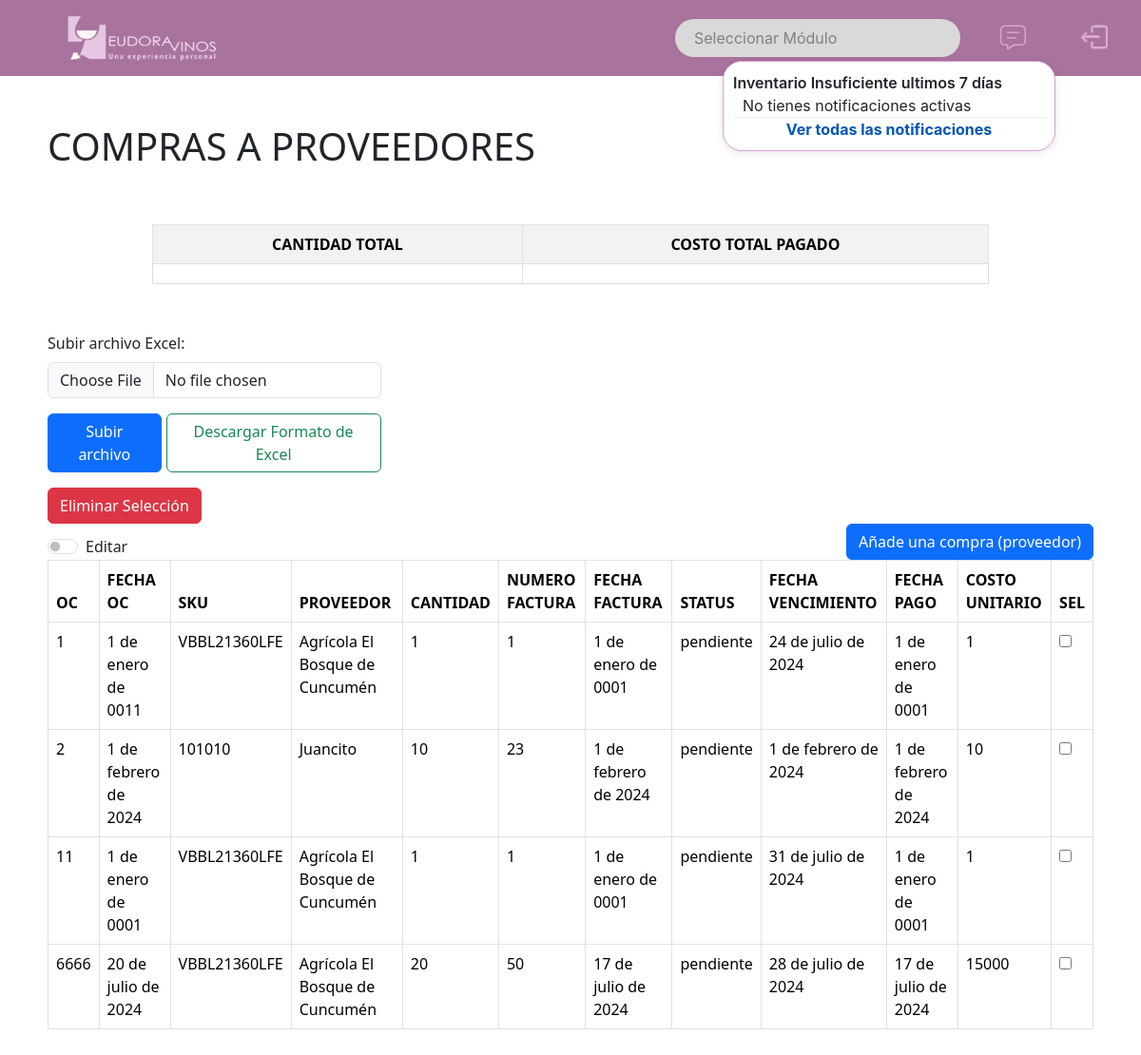
The app's page /compra_proveedor/ (signed in), older data.
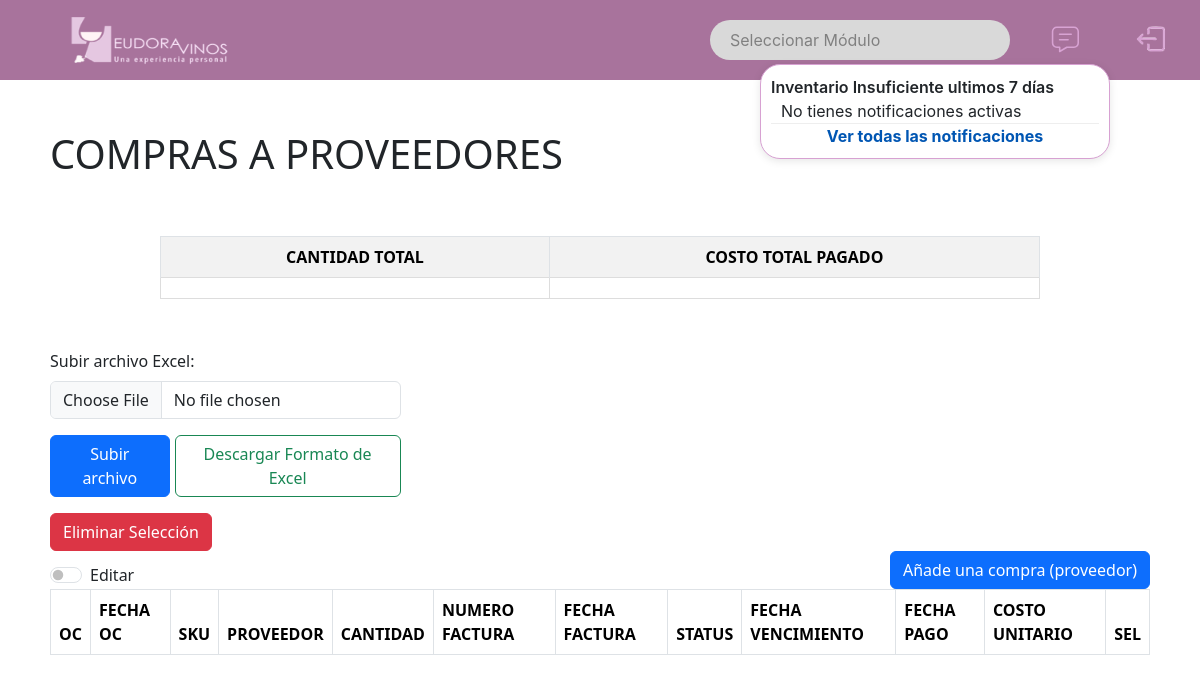
The same page, newer data.
### website/models.py (models this page shows, shortened)
class Compra_proveedores(models.Model):
    OC = models.IntegerField(primary_key=True, unique=True)
    nombre_prov = models.ForeignKey(Proveedores, on_delete=models.CASCADE) #foreign
    fecha_oc = models.DateField()
    SKU = models.ForeignKey(Producto, on_delete=models.CASCADE) #foreign
    cantidad = models.IntegerField()
    numero_factura = models.IntegerField()
    fecha_factura = models.DateField(null=True)
    status = models.CharField(max_length=50)
    fecha_vencimiento = models.DateField()
    fecha_pago = models.DateField(null=True, blank=True)
    costo_unitario = models.IntegerField(null=True)

class Producto(models.Model):
    SKU = models.CharField(primary_key=True, max_length=50, unique=True)
    tipo_producto = models.CharField(max_length=50, null=True)
    cepa= models.CharField(max_length=50, null=True)
    cosecha = models.CharField(max_length=50, null=True)
    nombre_producto = models.CharField(max_length=50, null=True)
    viña= models.CharField(max_length=150, null=True)
    def __str__(self):
        return self.SKU

class Proveedores(models.Model):
    nombre_prov = models.CharField(primary_key=True, unique=True, max_length=50)
    email_empresa = models.EmailField(null=True)
    telefono_empresa = models.IntegerField(null=True)
    def __str__(self):
        return self.nombre_prov

### website/views.py (the view)
# urls.py: path('compra_proveedor/', views.compra_proveedor, name='Compra_proveedores'), #muestra
@login_required
def compra_proveedor(request):
    compra_proveedores = Compra_proveedores.objects.all()
    return render(request, 'compra_proveedor.html', {'compra_proveedores': compra_proveedores})

### website/context_processors.py (called while the page is built)
def notificaciones(request):
    fecha_limite = datetime.now().date() - timedelta(days=7)
    notificaciones_activas = Alerta_stock.objects.filter(fecha_alerta__gte=fecha_limite)
    return {'notificaciones_activas': notificaciones_activas}

### website/templates/compra_proveedor.html (shortened to what this page needs)
{% load static%}
{% include "base.html" %}
{% block content %}
    <div id="tablas-css" >
        <link type="text/css" href='{% static "css/tablas2.css" %}' rel="stylesheet"/>
        <div id="titulo-modelo">
            <h1>COMPRAS A PROVEEDORES</h1>
        </div>
        <div>
            <table id="totals-table" class="table table-bordered table-hover">
                <thead>
                    <tr>
                        <th>CANTIDAD TOTAL</th>
                        <th>COSTO TOTAL PAGADO</th>
                    </tr>
                </thead>
                <tbody>
                    <tr>
                        <td id="total-cantidad">{{ total_cantidad }}</td>
                        <td id="total-pagado">{{ total_pagado }}</td>
                    </tr>
                </tbody>
            </table>
        </div>
        <div class="row mb-3">
            <div class="col-md-4">
                <form method="POST" enctype="multipart/form-data" action="{% url 'upload_excel_compra_proveedores' %}">
                    <div class="mb-3">
                        <label for="file" class="form-label">Subir archivo Excel:</label>
                        <input type="file" name="file" class="form-control" accept=".xlsx, .xls" required>
                    </div>
                    <div class="d-flex " style="gap: 5px;">
                        <button type="submit" class="btn btn-primary">Subir archivo</button>
                        <a href="{% static 'xlsx/compra_proveedores.xlsx' %}" class="btn btn-outline-success">Descargar Formato de Excel</a>
                    </div>
                </form>
            </div>
        </div>
        <div class="col d-grid gap-2 d-md-flex">
            <button id="eliminar-seleccion" type="button" class="btn btn-danger">Eliminar Selección</button>
        </div>
        <div class="a">
            <div class="row align-items-end">
                <div class="col">
                    <div id="ediciones">
                        <div class="form-check form-switch">
                            <input class="form-check-input" type="checkbox" role="switch" id="flexSwitchCheckDefault">
                            <label class="form-check-label" for="flexSwitchCheckDefault">Editar</label>
                        </div>
                    </div>
                </div>
                <div class="col d-grid gap-2 d-md-flex justify-content-md-end">
                    <button type="button" class="btn btn-primary" data-bs-toggle="modal" data-bs-target="#addnewcompra_proveedor">
                        Añade una compra (proveedor)
                    </button>
                </div>
            </div>
        </div>
        <div>
            <table id="table" summary="tabla compra_proveedor" class=" table table-bordered table-hover dt-responsive" >
                <thead>
                <tr class="listado">
                    <th> OC </th>
                    <th> FECHA OC </th>
                    <th> SKU</th>
                    <th> PROVEEDOR </th>
                    <th> CANTIDAD </th>
                    <th> NUMERO FACTURA </th>
                    <th> FECHA FACTURA </th>
                    <th> STATUS </th>
                    <th> FECHA VENCIMIENTO </th>
                    <th> FECHA PAGO </th>
                    <th> COSTO UNITARIO </th>
                    <th> SEL </th>
                </tr>
                </thead>
                <tbody>
                    {% for compra_proveedor in compra_proveedores %}
                    <tr class="listado">
                        <td>{{ compra_proveedor.OC }}</td>
                        <td class="editable" data-oc="{{ compra_proveedor.OC }}" data-type="fecha_oc">{{ compra_proveedor.fecha_oc }}</td>
                        <td>{{ compra_proveedor.SKU }}</td>
                        <td>{{ compra_proveedor.nombre_prov }}</td>
                        <td class="editable" data-oc="{{ compra_proveedor.OC }}" data-type="cantidad">{{ compra_proveedor.cantidad }}</td>
                        <td class="editable" data-oc="{{ compra_proveedor.OC }}" data-type="numero_factura">{{ compra_proveedor.numero_factura }}</td>
                        <td class="editable" data-oc="{{ compra_proveedor.OC }}" data-type="fecha_factura">{{ compra_proveedor.fecha_factura }}</td>
                        <td class="editable" data-oc="{{ compra_proveedor.OC }}" data-type="status">{{ compra_proveedor.status }}</td>
                        <td class="editable" data-oc="{{ compra_proveedor.OC }}" data-type="fecha_vencimiento">{{ compra_proveedor.fecha_vencimiento }}</td>
                        <td class="editable" data-oc="{{ compra_proveedor.OC }}" data-type="fecha_pago">{{ compra_proveedor.fecha_pago }}</td>
                        <td class="editable" data-oc="{{ compra_proveedor.OC }}" data-type="costo_unitario">{{ compra_proveedor.costo_unitario }}</td>
                        <td>
                            <input type="checkbox" data-OC="{{ compra_proveedor.OC }}" name="seleccionar" id="seleccionar">
                        </td>
                    </tr>
                    {% endfor %}
                </tbody>
            </table>
        </div>
    </div>
{% endblock %}

### website/templates/base.html (shortened to what this page needs)
{% load static%}
<!doctype html>
<html lang="es">
  <head>
    <link href="https://cdn.jsdelivr.net/npm/bootstrap@5.3.3/dist/css/bootstrap.min.css" rel="stylesheet">
    <link rel="stylesheet" href="https://cdn.datatables.net/2.0.8/css/dataTables.dataTables.min.css" />
  </head>
  {% include "navbar.html" %}
  <body>
    <script src="https://cdn.datatables.net/2.0.8/js/dataTables.min.js"></script></body>
</html>

### website/templates/navbar.html (shortened to what this page needs)
{% load static %}
<!DOCTYPE html>
<html>
    <link type="text/css" href='{% static "css/navbar.css" %}' rel="stylesheet"/>
    <body>
        <ul id="puntos_navbar">
            <a class="logo" href="/">
                <img class="site-logo" src="{% static 'images/logo.png' %}" alt="Logo" width="160" height="50" role="presentation">
            </a>
            <li id="search-container">
                <form id="search-form" onsubmit="redirectToPage(event)">
                    <select class="form-control" id="search-input" placeholder="Buscar Módulo" onchange="redirectToPage()">
                        <option value="">Seleccionar Módulo</option>
                    </select>
                </form>
            </li>
            <li class="notificacion-con-burbuja">
                <a href="" class="notifications-button" id="notifications-button">
                    <img class="site-logo" src="{% static 'images/notificaciones.svg' %}" alt="Logo" width="160" height="50" role="presentation">
                </a>
                <div id="notifications-dropdown" class="notifications-dropdown" >
                    <ul>
                        <span id="titulo-notificacion">Inventario Insuficiente ultimos 7 días</span>
                        {% if notificaciones_activas %}
                            {% for notificacion in notificaciones_activas %}
                                <li>ID inventario {{ notificacion.id_inventario.id_inventario }}</li>
                            {% endfor %}
                        {% else %}
                            <li>No tienes notificaciones activas</li>
                        {% endif %}
                        <li class="view-all-notifications">
                            <a href="/notificaciones">Ver todas las notificaciones</a>
                        </li>
                    </ul>
                </div>
            </li>
            <li>
                <a href="{% url 'salir' %}" class="logout-button">
                    <img class="site-logo" src="{% static 'images/Log_Out_Buton.png' %}" alt="Logo" width="160" height="50" role="presentation">
                </a>
            </li>
        </ul>
    </body>
</html>

### static/css/navbar.css (style rules this page uses)
#puntos_navbar { list-style-type: none; margin: 0; padding: 0; background-color: #A8739C; display: flex; align-items: center; height: 80px; font-family: 'Inter', sans-serif; }
#puntos_navbar li { padding: 0 10px; }
.logo { display: flex; align-items: center; margin-left: 70px; height: 100%; width: 100%; }
.site-logo { display: block; }
#search-container { display: flex; align-items: center; margin-left: auto; }
#search-form { display: flex; }
#search-input { padding: 8px; width: 300px; font-size: 16px; border: none; border-radius: 50px; background-color: #D9D9D9; color: gray; padding-left: 20px; }
#search-input::placeholder { color: #ffffffd0; border: 1px solid #D9D9D9; }
.logout-button { background-color: #A8739C; }
.logout-button img { margin-top: -5px; width: 70px; height: auto; transition: filter 0.3s; }
.notifications-button { background-color: #A8739C; }
.notifications-button img { margin-top: -2px; width: 70px; height: auto; transition: filter 0.3s; }
.notifications-dropdown { background-color: #ffffff; border: 1px solid #D7A1D2; box-shadow: 0 2px 8px rgba(0,0,0,0.1); width: 350px; position: absolute; right: 0; z-index: 1000; font-size: medium; border-radius: 20px; }
.notifications-dropdown ul { list-style-type: none; margin: 0; padding: 10px; }
.notifications-dropdown li { padding: 10px; border-bottom: 1px solid #eee; }
.notifications-dropdown li:last-child { border-bottom: none; }
.view-all-notifications a { display: block; color: #0056b3; text-decoration: none; font-weight: bold; text-align: center; }
.notificacion-con-burbuja { position: relative; }
#titulo-notificacion { font-weight: 600; }

### static/css/tablas2.css (style rules this page uses)
body { font-size: 140%; }
table { color: red; }
#tablas-css { padding: 50px; font-size: medium; font-weight: 100; }
#titulo-modelo { display: flex; flex-direction: row; padding-bottom: 50px; }
#totals-table { max-width: 80%; margin: 0 auto; margin-bottom: 50px; border-collapse: collapse; text-align: center; }
#totals-table td { border: 1px solid #ddd; padding: 10px; }
#totals-table th { background-color: #f2f2f2; font-weight: bold; }

Row changes from the older to the newer data that the page shows:
removed Compra_proveedores: OC "1", fecha_oc "1 de enero de 0011", SKU "VBBL21360LFE", nombre_prov "Agrícola El Bosque de Cuncumén", cantidad "1", numero_factura "1", fecha_factura "1 de enero de 0001", status "pendiente", fecha_vencimiento "24 de julio de 2024", fecha_pago "1 de enero de 0001", costo_unitario "1"
removed Compra_proveedores: OC "2", fecha_oc "1 de febrero de 2024", SKU "101010", nombre_prov "Juancito", cantidad "10", numero_factura "23", fecha_factura "1 de febrero de 2024", status "pendiente", fecha_vencimiento "1 de febrero de 2024", fecha_pago "1 de febrero de 2024", costo_unitario "10"
removed Compra_proveedores: OC "11", fecha_oc "1 de enero de 0001", SKU "VBBL21360LFE", nombre_prov "Agrícola El Bosque de Cuncumén", cantidad "1", numero_factura "1", fecha_factura "1 de enero de 0001", status "pendiente", fecha_vencimiento "31 de julio de 2024", fecha_pago "1 de enero de 0001", costo_unitario "1"
removed Compra_proveedores: OC "6666", fecha_oc "20 de julio de 2024", SKU "VBBL21360LFE", nombre_prov "Agrícola El Bosque de Cuncumén", cantidad "20", numero_factura "50", fecha_factura "17 de julio de 2024", status "pendiente", fecha_vencimiento "28 de julio de 2024", fecha_pago "17 de julio de 2024", costo_unitario "15000"
